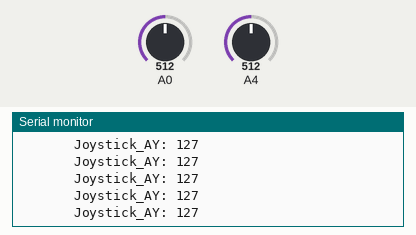
Recording of a sketch running on a simulated Arduino Uno, built with avr-gcc and run on an emulated ATmega328P. Shown: the last lines printed to the serial monitor. The test bench sets the inputs (shaded band); at power-on: A0 = 512, A4 = 512.

Above: at 1.3 s.
1.4 s: A0 set to 415
At 1.9 s:
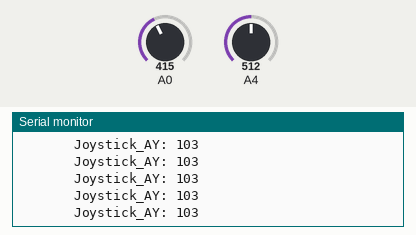
4.4 s: A0 set to 389
At 5.1 s:
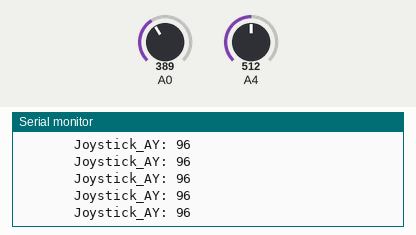
Timing chart, 0 to 5.4 s (numbered marks = the images above; inputs shaded):
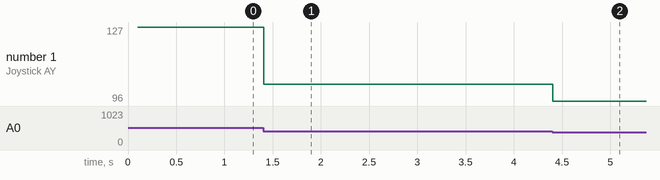

Measured:
- after the input at 1.4 s, the serial monitor: prints a new line at once (image 1)
- after the input at 4.4 s, the serial monitor: prints a new line at once (image 2)
- plotted number 1: 127 → 103 after the input at 1.4 s, 103 → 96 after the input at 4.4 s

The sketch:

Controle_ps2.ino
```cpp
struct MeuControleRemoto  {
//  boolean Botao_0;
//  boolean Botao_1;
//  boolean Botao_2;
//  boolean Botao_3;
//  boolean Botao_4;
//  boolean Botao_5;
//  boolean Botao_6;
//  boolean Botao_7;
//  boolean Botao_JoyA;
//  boolean Botao_JoyB;
  byte Joystick_AX;
  byte Joystick_AY;
  byte Joystick_BX;
  byte Joystick_BY;
//  byte Pot_A;
//  byte Pot_B;
};

MeuControleRemoto ControleRemoto;

void setup() {

  Serial.begin(115200);   //configurando a comunicação serial com velocidade de 115200bps.

   delay(100);// aguarda um tempo.

    // Definindo modo de operação dos pinos digitais 0 a 8 do Arduino onde foram ligados os botões ( push button do controle)
//    pinMode(0, INPUT_PULLUP); // Define que o pino digital 0 do arduino será uma entrada com resistor pull up interno ativado. BOTÃO 0
//    pinMode(1, INPUT_PULLUP); // Define que o pino digital 1 do arduino será uma entrada com resistor pull up interno ativado. BOTÃO 1
//    pinMode(2, INPUT_PULLUP); // Define que o pino digital 2 do arduino será uma entrada com resistor pull up interno ativado. BOTÃO 2
//    pinMode(3, INPUT_PULLUP); // Define que o pino digital 3 do arduino será uma entrada com resistor pull up interno ativado. BOTÃO 3
//    pinMode(4, INPUT_PULLUP); // Define que o pino digital 4 do arduino será uma entrada com resistor pull up interno ativado. BOTÃO 4
//    pinMode(5, INPUT_PULLUP); // Define que o pino digital 5 do arduino será uma entrada com resistor pull up interno ativado. BOTÃO 5
//    pinMode(6, INPUT_PULLUP); // Define que o pino digital 6 do arduino será uma entrada com resistor pull up interno ativado. BOTÃO 6
//    pinMode(7, INPUT_PULLUP); // Define que o pino digital 7 do arduino será uma entrada com resistor pull up interno ativado. BOTÃO 7
//    pinMode(A2, INPUT_PULLUP); // Define que o pino analógico A2 do arduino será uma entrada digital com resistor pull up interno ativado. BOTÃO do joystick
//    pinMode(A3, INPUT_PULLUP); // Define que o pino analógico A3 do arduino será uma entrada digital com resistor pull up interno ativado. BOTÃO do joystick
//    pinMode(8, OUTPUT);        // Define que o pino digital 8 do arduino será uma saida para acionar o Buzzer

}

void loop() {

  //********* LENDO Botões
//  ControleRemoto.Botao_0 = digitalRead(0);
//  ControleRemoto.Botao_1 = digitalRead(1);
//  ControleRemoto.Botao_2 = digitalRead(2);
//  ControleRemoto.Botao_3 = digitalRead(3);
//  ControleRemoto.Botao_4 = digitalRead(4);
//  ControleRemoto.Botao_5 = digitalRead(5);
//  ControleRemoto.Botao_6 = digitalRead(6);
//  ControleRemoto.Botao_7 = digitalRead(7);
//  ControleRemoto.Botao_JoyA = digitalRead(A2);
//  ControleRemoto.Botao_JoyB = digitalRead(A3);


  //********* LENDO JOYSTICKS

//  ControleRemoto.Joystick_AX = map (analogRead(A1), 0, 1023, 0, 255);
  ControleRemoto.Joystick_AY = map (analogRead(A0), 0, 1023, 0, 255);
  ControleRemoto.Joystick_BX = map (analogRead(A4), 0, 1023, 0, 255);
//  ControleRemoto.Joystick_BY = map (analogRead(A5), 0, 1023, 0, 255);

  //********* LENDO POTENCIÔMETROS
//  ControleRemoto.Pot_A = map (analogRead(A6), 0, 1023, 0, 255);
//  ControleRemoto.Pot_B = map (analogRead(A7), 0, 1023, 0, 255);

  // Transmitindo dados

//  for (int i = 0; i < 10; i++) { // Laço de repetição
//    radio.write( &ControleRemoto, sizeof(ControleRemoto) ); // comando que envia os dados
//  }

  // Abaixo uma sequencia de prints para mostrar no Monitor Serial o valor lido nos joysticks e botões
  // Retire as barras // para visualizar no monitor serial o valor da variável que você deseja analisar

  //Serial.print("       Joystick_AX: ");
  //Serial.println(ControleRemoto.Joystick_AX);

  Serial.print("       Joystick_AY: ");
  Serial.println(ControleRemoto.Joystick_AY);

//  Serial.print("       Joystick_BX: ");
//  Serial.println(ControleRemoto.Joystick_BX);

  //Serial.print("       Joystick_BY: ");
  //Serial.println(ControleRemoto.Joystick_BY);

  //Potenciômetros

  //Serial.print("       Pot_A: ");
  //Serial.println(ControleRemoto.Pot_A);

  //Serial.print("       Pot_B: ");
  //Serial.println(ControleRemoto.Pot_B);


  // **ATENÇÃO! OS BOTÕES 0 e 1 ESTÃO LIGADOS NAS PORTAS 0 e 1 DO ARDUINO QUE SÃO USADAS TAMBÉM PELA COMUNICAÇÃO SERIAL, POR ISSO HAVERÁ PROBLEMAS AO VISUALIZAR O VALOR DESTES BOTÕES NA SERIAL (A SERIAL PODE TRAVAR AO PRESSIONAR O BOTÃO)

  //Serial.print("           Botao_0: ");
  //Serial.println(ControleRemoto.Botao_0);

  //Serial.print("           Botao_1: ");
  //Serial.println(ControleRemoto.Botao_1);

  //Serial.print("           Botao_2: ");
  //Serial.println(ControleRemoto.Botao_2);

  //Serial.print("           Botao_3: ");
  //Serial.println(ControleRemoto.Botao_3);

  //Serial.print("           Botao_4: ");
  //Serial.println(ControleRemoto.Botao_4);

  //Serial.print("           Botao_5: ");
  //Serial.println(ControleRemoto.Botao_5);

  //Serial.print("           Botao_6: ");
  //Serial.println(ControleRemoto.Botao_6);

  //Serial.print("           Botao_7: ");
  //Serial.println(ControleRemoto.Botao_7);

  //Serial.print("           Botao_JoyA: ");
  //Serial.println(ControleRemoto.Botao_JoyA);

  //Serial.print("           Botao_JoyB: ");
  //Serial.println(ControleRemoto.Botao_JoyB);

}
```
